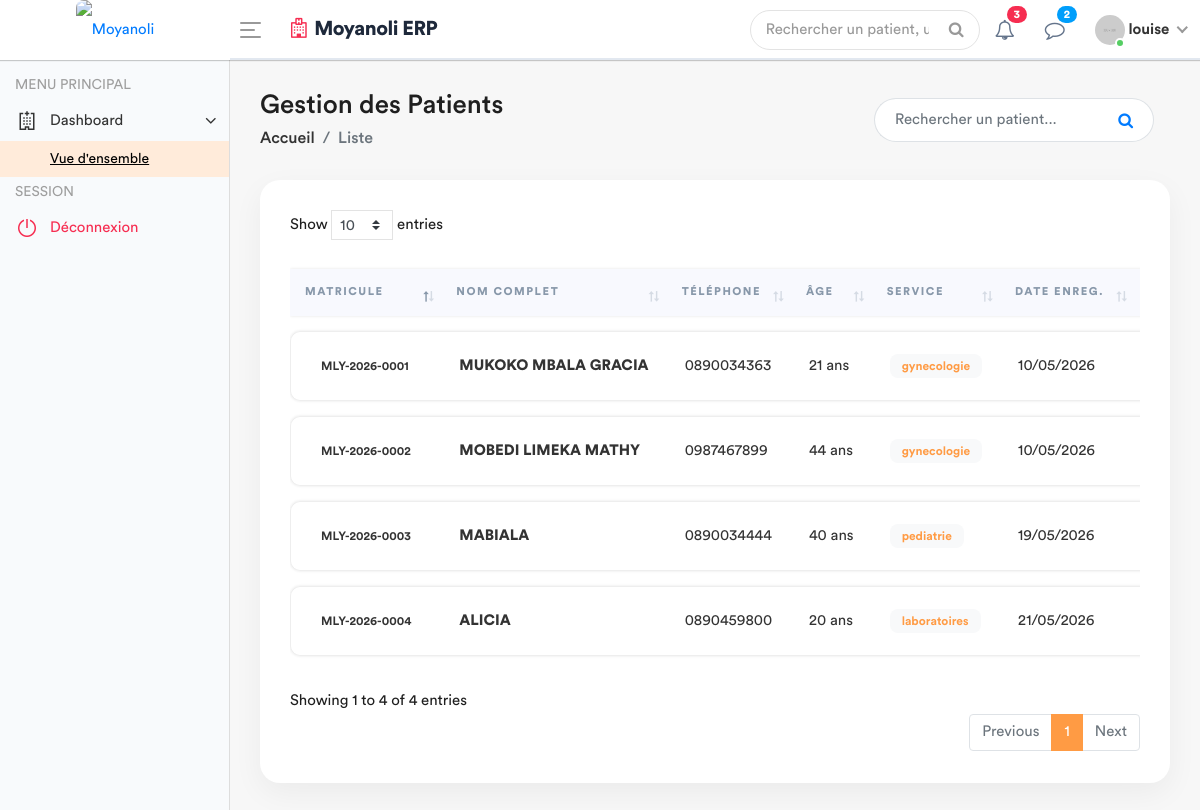
Before: /patients/enregistrement/ (signed in) with the older database file.
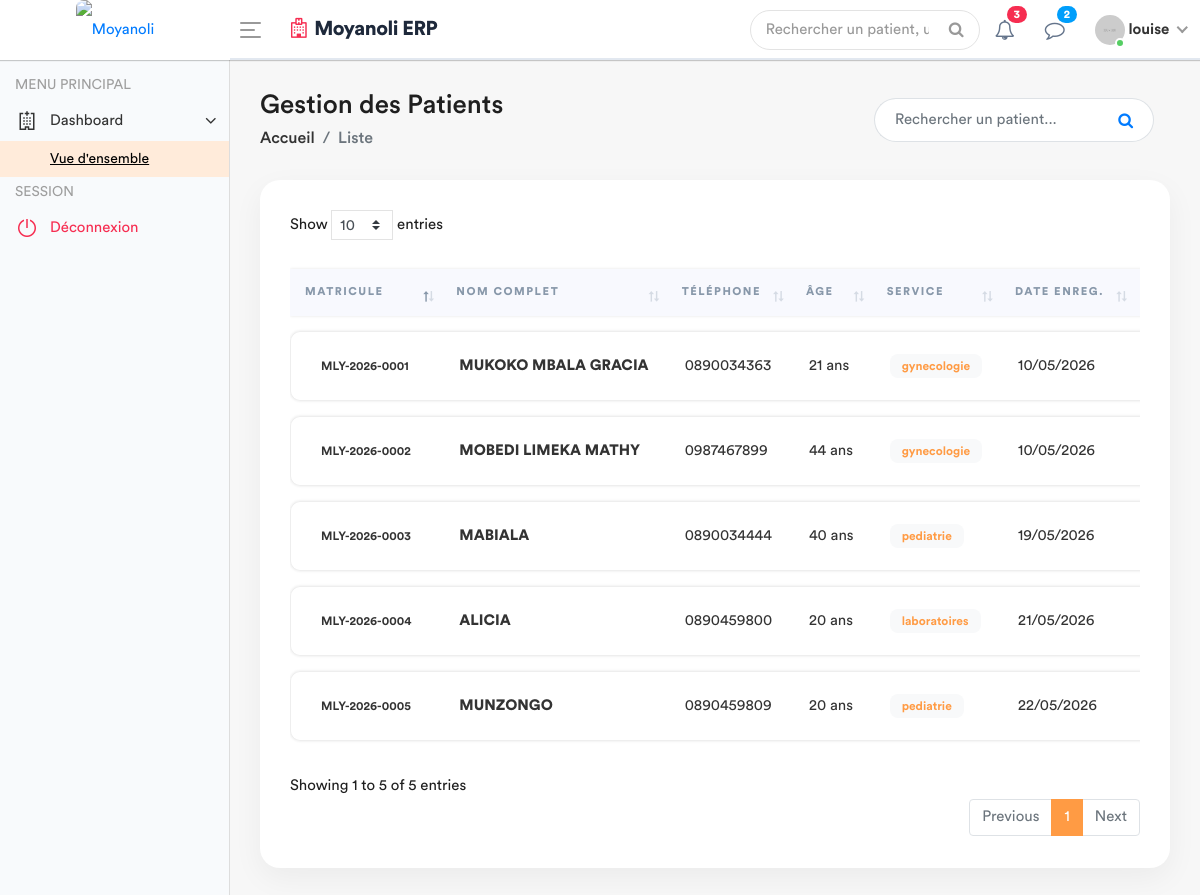
After: the same page with the newer database file.
### apps/models.py (models this page shows, shortened)
class Patient(models.Model):
    code_patient = models.CharField(max_length=20, unique=True, editable=False)
    noms = models.CharField(max_length=100)
    service = models.ForeignKey('Service', on_delete=models.PROTECT, related_name='patients', null=True)
    sexe = models.CharField(max_length=1, choices=[('M', 'Masculin'), ('F', 'Féminin')])
    age = models.CharField(max_length=30)
    adresse = models.TextField()
    telephone = models.CharField(max_length=20)
    fiche_payee = models.BooleanField(default=False) # Pour le 1er passage
    created_by = models.ForeignKey(User, on_delete=models.SET_NULL, null=True, related_name='patients_crees')
    date_creation = models.DateTimeField(auto_now_add=True)
    date_modification = models.DateTimeField(auto_now=True)

class Service(models.Model):
    nom = models.CharField(max_length=100, unique=True)
    description = models.TextField(blank=True, null=True)
    date_creation = models.DateTimeField(default=timezone.now)
    def __str__(self):
        return self.nom
    class Meta:
        verbose_name = "Service"
        verbose_name_plural = "Services"

### apps/views.py (the view)
# urls.py: path('patients/enregistrement/', views.enregistrement_patient, name='enregistrement_patient'),
@login_required
def enregistrement_patient(request):
    patients = Patient.objects.all().order_by('-date_creation')
    if request.method == 'POST':
        form = PatientForm(request.POST)
        if form.is_valid():
            patient = form.save(commit=False)
            patient.created_by = request.user
            patient.save()
            messages.success(request, f"Patient {patient.noms} enregistré avec succès. Matricule : {patient.code_patient}")
            return redirect('enregistrement_patient')
        else:
            messages.error(request, "Erreur lors de l'enregistrement. Vérifiez les informations.")
    else:
        form = PatientForm()
    role = Fonction.objects.filter(userKey = request.user).first()
    fonctionKey = role.fonctionKey.roleName if role else None
    context = {
        'patients': patients,
        'form': form,
        'segment': 'enregistrement_patient',
        'fonctionKey' : fonctionKey
    }
    return render(request, 'back-end/patient/enregistrement_patient.html', context)

### apps/forms.py (shortened to what this page needs)
class PatientForm(forms.ModelForm):
    class Meta:
        model = Patient
        fields = ['noms', 'sexe', 'age', 'adresse', 'telephone', 'service']
        widgets = {
            'noms': forms.TextInput(attrs={
                'class': 'form-control',
                'placeholder': 'Nom, Post-nom et Prénom'
            }),
            'sexe': forms.Select(attrs={
                'class': 'form-control'
            }),
            'age': forms.TextInput(attrs={
                'class': 'form-control',
                'placeholder': 'Ex: 25 ans ou 8 mois'
            }),
            'telephone': forms.TextInput(attrs={
                'class': 'form-control',
                'placeholder': 'Ex: +243...'
            }),
            'adresse': forms.Textarea(attrs={
                'class': 'form-control',
                'rows': 2,
                'placeholder': 'Adresse de résidence'
            }),
            'service': forms.Select(attrs={
                'class': 'form-control'
            }),
        }
    def __init__(self, *args, **kwargs):
        super(PatientForm, self).__init__(*args, **kwargs)
        self.fields['service'].empty_label = "Sélectionner le service"

### apps/templates/back-end/patient/enregistrement_patient.html (shortened to what this page needs)
<!DOCTYPE html>
{% load static %}
<html lang="fr">
<head>
    {% include 'back-end/includes/css.html' %}
</head>
<body>
    <div class="main-wrapper">
        {% include 'back-end/includes/header.html' %}
        {% include 'back-end/includes/sidebar.html' %}
        <div class="page-wrapper">
            <div class="content container-fluid">
                <div class="page-header">
                    <div class="row align-items-center">
                        <div class="col-md-6">
                            <h3 class="page-title">Gestion des Patients</h3>
                            <ul class="breadcrumb">
                                <li class="breadcrumb-item"><a href="#">Accueil</a></li>
                                <li class="breadcrumb-item active">Liste</li>
                            </ul>
                        </div>
                        <div class="col-md-6 text-right">
                            <div class="d-inline-block mr-3" style="width: 280px;">
                                <div class="input-group">
                                    <input type="text" id="customSearch" class="form-control" placeholder="Rechercher un patient...">
                                    <div class="input-group-append">
                                        <span class="input-group-text search-addon"><i class="fa fa-search"></i></span>
                                    </div>
                                </div>
                            </div>
                        </div>
                    </div>
                </div>
                <div class="row">
                    <div class="col-md-12">
                        <div class="table-container">
                            <div class="table-responsive">
                                <table class="table custom-table" id="myTable">
                                    <thead>
                                        <tr>
                                            <th>Matricule</th>
                                            <th>Nom Complet</th>
                                            <th>Téléphone</th>
                                            <th>Âge</th>
                                            <th>Service</th>
                                            <th>Date Enreg.</th>
                                            <th>Auteur</th>
                                        </tr>
                                    </thead>
                                    <tbody>
                                        {% for patient in patients %}
                                        <tr>
                                            <td><span class="badge badge-soft-info badge-modern">{{ patient.code_patient }}</span></td>
                                            <td><strong>{{ patient.noms }}</strong></td>
                                            <td>{{ patient.telephone }}</td>
                                            <td>{{ patient.age }} ans</td>
                                            <td><span class="badge badge-modern bg-light text-primary">{{ patient.service }}</span></td>
                                            <td>{{ patient.date_creation|date:"d/m/Y" }}</td>
                                            <td>{{ patient.created_by.username }}</td>
                                        </tr>
                                        {% endfor %}
                                    </tbody>
                                </table>
                            </div>
                        </div>
                    </div>
                </div>
            </div>
        </div>
    </div>
</body>
</html>

Changed rows visible on the page:
added Patient: code_patient "MLY-2026-0005", noms "MUNZONGO", telephone "0890459809", age "20", service "pediatrie", date_creation "22/05/2026"
Other visible differences:
text written by a page script: "Show entries Showing 1 to 4 of 4 entries Previous 1 Next" → "Show entries Showing 1 to 5 of 5 entries Previous 1 Next"
